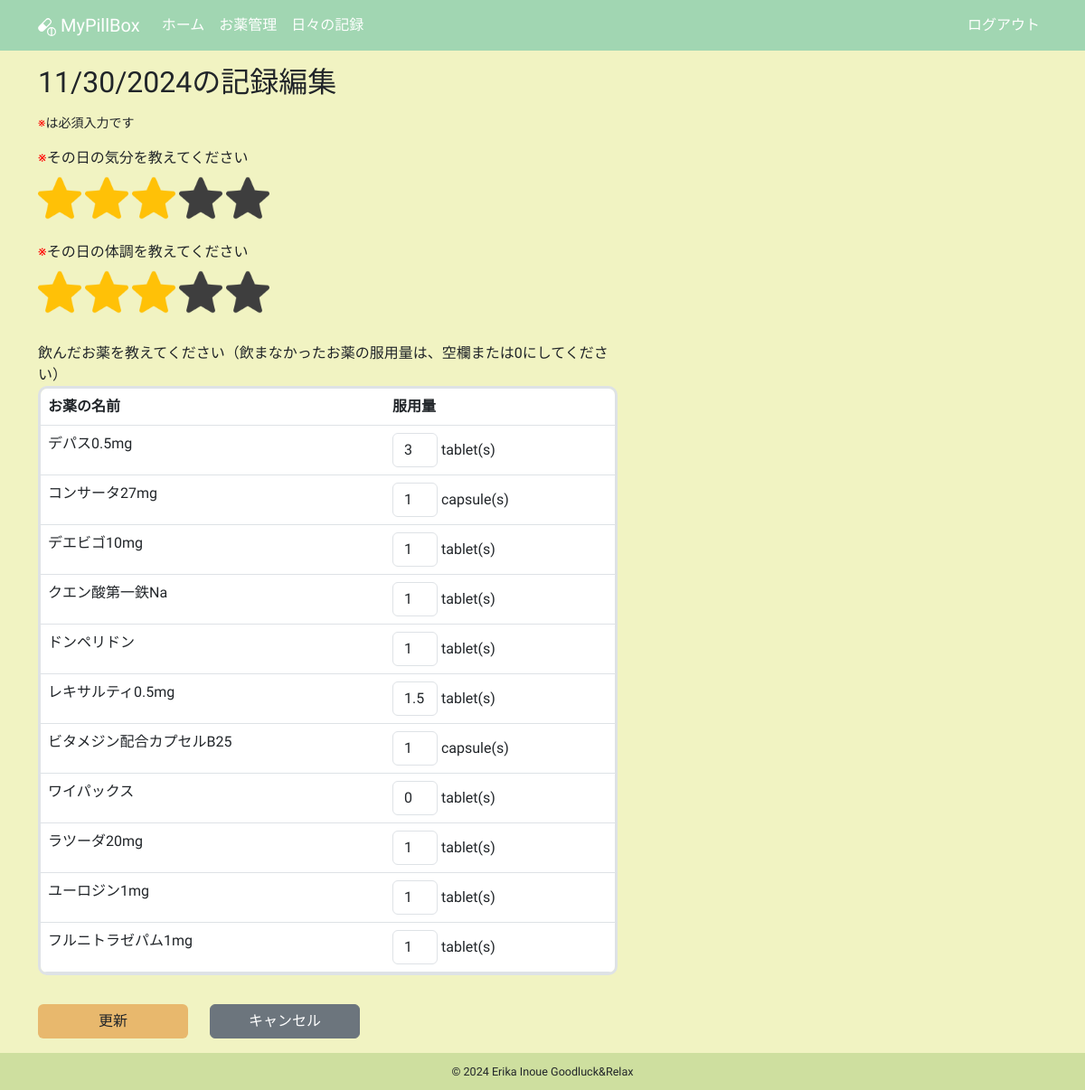
/logs/38/edit (signed in), run on the app's committed database.
### app/models.py (models this page shows, shortened)
class DailyLog(db.Model):
    __tablename__ = "daily_logs"
    id: so.Mapped[int] = so.mapped_column(primary_key=True)
    date: so.Mapped[datetime.date] = so.mapped_column(sa.Date)
    mood: so.Mapped[int]
    condition: so.Mapped[int]
    user_id: so.Mapped[int] = so.mapped_column(sa.ForeignKey(User.id))
    user: so.Mapped[User] = so.relationship(back_populates="daily_logs")
    daily_log_details: so.Mapped[list["DailyLogDetail"]] = so.relationship(
        cascade="all, delete-orphan", back_populates="daily_log"
    )

class DailyLogDetail(db.Model):
    __tablename__ = "daily_log_details"
    id: so.Mapped[int] = so.mapped_column(primary_key=True)
    dose: so.Mapped[float]
    medicine_id: so.Mapped[int] = so.mapped_column(sa.ForeignKey(Medicine.id))
    daily_log_id: so.Mapped[int] = so.mapped_column(sa.ForeignKey(DailyLog.id))
    medicine: so.Mapped[Medicine] = so.relationship(back_populates="daily_log_details")
    daily_log: so.Mapped[DailyLog] = so.relationship(back_populates="daily_log_details")
    __table_args__ = (
        sa.UniqueConstraint(
            "medicine_id", "daily_log_id", name="uq_medicine_daily_log"
        ),
    )

class Medicine(db.Model):
    __tablename__ = "medicines"
    id: so.Mapped[int] = so.mapped_column(primary_key=True)
    name: so.Mapped[str] = so.mapped_column(sa.String(100))
    taking_start_date: so.Mapped[datetime.date] = so.mapped_column(sa.Date)
    dose_per_day: so.Mapped[Optional[float]]
    taking_timing: so.Mapped[Optional[str]] = so.mapped_column(sa.String(100))
    memo: so.Mapped[Optional[str]] = so.mapped_column(sa.Text)
    rating: so.Mapped[Optional[int]] = so.mapped_column(default=0)
    is_active: so.Mapped[bool] = so.mapped_column(sa.Boolean)
    taking_unit: so.Mapped[str] = so.mapped_column(sa.String(10))
    user_id: so.Mapped[int] = so.mapped_column(sa.ForeignKey(User.id))
    user: so.Mapped[User] = so.relationship(back_populates="medicines")
    daily_log_details: so.Mapped[list["DailyLogDetail"]] = so.relationship(
        cascade="all, delete-orphan", back_populates="medicine"
    )

### app/logs/routes.py (the view)
@bp.route("/<int:daily_log_id>/edit", methods=["GET", "POST"])
@login_required
def edit(daily_log_id):
    title = _("日々の記録編集")
    daily_log = db.session.get(DailyLog, daily_log_id)
    if daily_log is None or daily_log.user_id != current_user.id:
        abort(404)
    form = EditDailyLogForm()
    active_query = (
        sa.select(Medicine)
        .where(
            Medicine.user == current_user,
            Medicine.is_active == True,
            Medicine.taking_start_date
            <= daily_log.date,  # DailyLogのdate以前に服用開始されたもの
        )
        .order_by(Medicine.id)
    )
    active_medicines = db.session.scalars(active_query).all()
    medicines_to_add = []
    for medicine in active_medicines:
        if not any(
            detail.medicine_id == medicine.id for detail in daily_log.daily_log_details
        ):
            medicines_to_add.append(medicine)
    locale = g.locale
    formatted_units_for_log = {
        detail.id: format_unit(detail.medicine.taking_unit, locale)
        for detail in daily_log.daily_log_details
    }
    if medicines_to_add:
        formatted_units_for_meds = {
            med.id: format_unit(med.taking_unit, locale) for med in medicines_to_add
        }
    else:
        formatted_units_for_meds = {}
    if locale == "ja":
        formatted_date = daily_log.date.strftime("%Y/%m/%d")
    else:
        formatted_date = daily_log.date.strftime("%m/%d/%Y")
    if form.validate_on_submit():
        daily_log.mood = form.mood.data
        daily_log.condition = form.condition.data
        for idx, detail in enumerate(daily_log.daily_log_details):
            detail.dose = form.daily_log_details[idx].dose.data or 0
        if medicines_to_add:
            for idx, medicine in enumerate(medicines_to_add):
                new_detail = DailyLogDetail(
                    dose=form.added_meds_details[idx].dose.data or 0,
                    medicine=medicine,
                    daily_log=daily_log,
                )
                db.session.add(new_detail)
        db.session.commit()
        flash(_("%(date)sの記録を更新しました", date=formatted_date))
        return redirect(url_for("logs.list"))
    elif request.method == "GET":
        form.mood.data = daily_log.mood
        form.condition.data = daily_log.condition
        for detail in daily_log.daily_log_details:
            detail_entry = form.daily_log_details.append_entry()
            detail_entry.dose.data = (
                int(detail.dose) if detail.dose.is_integer() else detail.dose
            )
        if medicines_to_add:
            for medicine in medicines_to_add:
                detail_entry = form.added_meds_details.append_entry({"dose": None})
    return render_template(
        "logs/edit.html",
        daily_log=daily_log,
        medicines=medicines_to_add,
        log_unit_labels=formatted_units_for_log,
        meds_unit_labels=formatted_units_for_meds,
        form=form,
        title=title,
    )

### app/logs/forms.py
class EditDailyLogForm(FlaskForm):
    mood = HiddenField(
        _l("その日の気分を教えてください"),
        validators=[DataRequired(message=_l("気分は必須入力です"))],
    )
    condition = HiddenField(
        _l("その日の体調を教えてください"),
        validators=[DataRequired(message=_l("体調は必須入力です"))],
    )
    daily_log_details = FieldList(FormField(DailyLogDetailForm))
    added_meds_details = FieldList(FormField(DailyLogDetailForm))
    submit = SubmitField(_l("更新"))

class DailyLogDetailForm(Form):
    dose = MyFloatField(_l("服用量"))

### app/__init__.py (called while the page is built)
def get_locale():
    return request.accept_languages.best_match(current_app.config["LANGUAGES"])

### app/helpers.py (called while the page is built)
def format_unit(taking_unit, locale):
    if locale.startswith("en"):
        if taking_unit in ["tablet", "capsule", "packet", "drop"]:
            return f"{taking_unit}(s)"
        return taking_unit  # デフォルトの表示
    return unit_labels.get(taking_unit, taking_unit)  # 日本語版

### app/main/routes.py (called while the page is built)
@bp.before_app_request
def before_request():
    g.locale = str(get_locale())

### app/models.py (called while the page is built)
@login.user_loader
def load_user(id):
    return db.session.get(User, int(id))

### app/templates/logs/edit.html (shortened to what this page needs)
{% extends "base.html" %}
{% block content %}
  <h2 class="mb-3">{{ moment(daily_log.date).format("L") }}{{ _("の記録編集") }}</h2>
  <small class="d-block mb-3"><span class="red">※</span>{{ _("は必須入力です") }}</small>
  <form action="" method="post" novalidate>
    <div class="row">
      <div class="col-12 col-lg-7 mb-3">
        <span class="red">※</span>{{ form.mood.label }}
        <br>
        {% for i in range(1, 6) %}
          {% if form.mood.data|int >= i %}
            <img src="{{ url_for('static', filename='images/star_on.png') }}"
                 id="{{ i }}"
                 class="star star-rating mood-star rating-checked my-2"
                 onclick="StarRate(this)"
                 alt="star">
          {% else %}
            <img src="{{ url_for('static', filename='images/star_on.png') }}"
                 id="{{ i }}"
                 class="star star-rating mood-star my-2"
                 onclick="StarRate(this)"
                 alt="star">
          {% endif %}
        {% endfor %}
      </div>
      <div class="col-12 col-lg-7 mb-4">
        <span class="red">※</span>{{ form.condition.label }}
        <br>
        {% for i in range(1, 6) %}
          {% if form.condition.data|int >= i %}
            <img src="{{ url_for('static', filename='images/star_on.png') }}"
                 id="{{ i }}"
                 class="star star-rating condition-star rating-checked my-2"
                 onclick="StarRate(this)"
                 alt="star">
          {% else %}
            <img src="{{ url_for('static', filename='images/star_on.png') }}"
                 id="{{ i }}"
                 class="star star-rating condition-star my-2"
                 onclick="StarRate(this)"
                 alt="star">
          {% endif %}
        {% endfor %}
      </div>
      <div class="col-12 col-lg-7 mb-3">
        <p class="mb-0">{{ _("飲んだお薬を教えてください（飲まなかったお薬の服用量は、空欄または0にしてください）") }}</p>
        <table class="table table-hover table-input">
          <thead>
            <tr>
              <th>{{ _("お薬の名前") }}</th>
              <th>{{ _("服用量") }}</th>
            </tr>
          </thead>
          <tbody>
            {% for detail in daily_log.daily_log_details %}
              <tr>
                <td style="width: 60%;">{{ detail.medicine.name }}</td>
                <td style="width: 40%;">
                  {{ form.daily_log_details[loop.index0].dose(class="form-control d-inline-block" + (" is-invalid dose-is-invalid" if form.daily_log_details[loop.index0].errors else "") , style="width: 50px;" ) }} {{ log_unit_labels[detail.id] }}
                </td>
              </tr>
            {% endfor %}
          </tbody>
        </table>
      </div>
    </div>
    <div class="row mb-3">
      <div class="col-5 col-lg-2">{{ form.submit(class="btn btn-custom w-100") }}</div>
      <div class="col-5 col-lg-2">
        <a href="{{ url_for('logs.list') }}" class="btn btn-secondary w-100">{{ _("キャンセル") }}</a>
      </div>
    </div>
  </form>
{% endblock content %}

### app/static/css/base.css (style rules this page uses)
html, body { height: 100%; }
body { background-color: #F1F3C2; font-family: "Zen Maru Gothic", sans-serif; font-weight: 500; font-style: normal; display: flex; flex-direction: column; }
.btn-custom { background-color: #E8B86D; font-weight: 500; }
.red { color: red; }
.star-rating { width: 3em; height: 3em; filter: invert(99%) sepia(1%) saturate(0%) hue-rotate(161deg) brightness(101%) contrast(104%); cursor: pointer; }
.rating-checked { filter: none!important; }
.table { border-collapse: separate; border-spacing: 0; border-radius: 10px; overflow: hidden; }
.table-input { border: 3px #dee2e6 solid }

### data on the page
DailyLog: date "11/30/2024"
DailyLogDetail: medicine.name "デパス0.5mg", daily_log_details "3", log_unit_labels "tablet(s)"
DailyLogDetail: medicine.name "コンサータ27mg", daily_log_details "1", log_unit_labels "capsule(s)"
DailyLogDetail: medicine.name "デエビゴ10mg", daily_log_details "1", log_unit_labels "tablet(s)"
DailyLogDetail: medicine.name "クエン酸第一鉄Na", daily_log_details "1", log_unit_labels "tablet(s)"
DailyLogDetail: medicine.name "ドンペリドン", daily_log_details "1", log_unit_labels "tablet(s)"
DailyLogDetail: medicine.name "レキサルティ0.5mg", daily_log_details "1.5", log_unit_labels "tablet(s)"
DailyLogDetail: medicine.name "ビタメジン配合カプセルB25", daily_log_details "1", log_unit_labels "capsule(s)"
DailyLogDetail: medicine.name "ワイパックス", daily_log_details "0", log_unit_labels "tablet(s)"
DailyLogDetail: medicine.name "ラツーダ20mg", daily_log_details "1", log_unit_labels "tablet(s)"
DailyLogDetail: medicine.name "ユーロジン1mg", daily_log_details "1", log_unit_labels "tablet(s)"
DailyLogDetail: medicine.name "フルニトラゼパム1mg", daily_log_details "1", log_unit_labels "tablet(s)"
